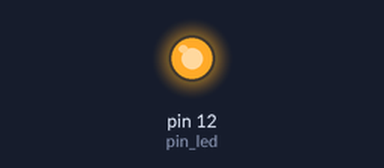
The sketch below on a simulated Arduino Uno, built with avr-gcc and run on an emulated ATmega328P. Parts: output pins drawn as LEDs (lit = HIGH).

Above: at 1.5 s.
At 4.5 s:
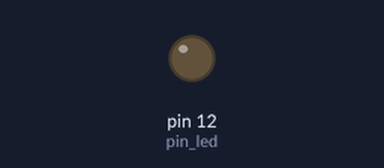
Timing chart, 0 to 7.8 s (numbered marks = the images above):
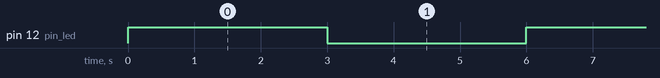

Measured:
- by itself, pin 12 (pin_led): alternates HIGH for 3.0 s and LOW for 3.0 s

The sketch:

LED__1_sec__-_Arduino_UNO.ino
```cpp
/*encendemos y apagamos un led conectado al pin 13
 * conexiones
 * led:
 * terminal+:pin digital 12 (utilizar resistencia 220 ohms), terminal-:GND
 */
 /*Includes-librerias===*/
 /*END includes===*/
 /*==Defines-constantes===*/
 #define pin_led 12
 #define tiempo 3000//3000 milisegindos=3 segundos
 /*=end-defines==*/
 /*==variales globales==*/
 /*end-global variables*/
 /*funciones a usar-prototipos*/
 /*=end prototipos===*/
 /*===setup configuration===*/
void setup() {
  pinMode(pin_led, OUTPUT);//configuracion del Pin como salida
}
/*===End setup===*/
/*===loop-codigo que se repite===*/
void loop() {
  digitalWrite(pin_led, HIGH);
  delay(tiempo);
  digitalWrite(pin_led, LOW);
  delay(tiempo);
}
/*===END loop===*/
/*===Funciones===*/
/*===End functions===*/
```
